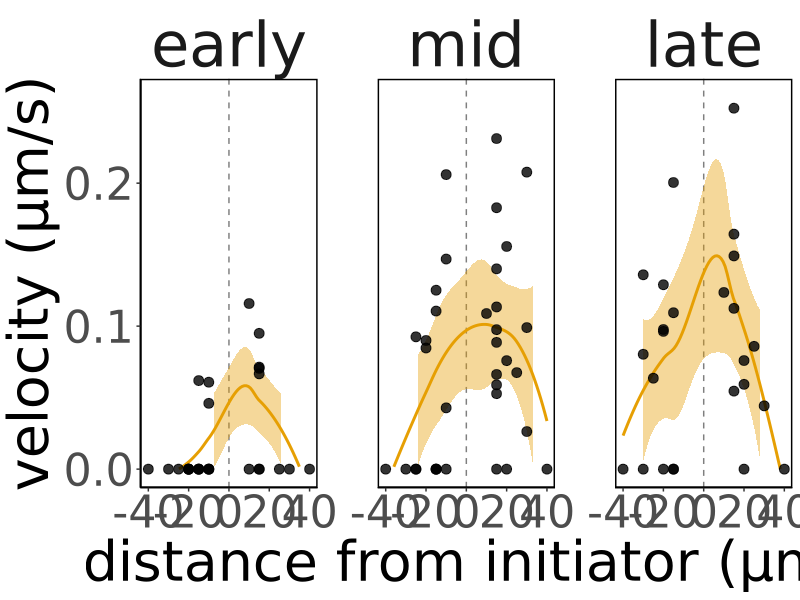
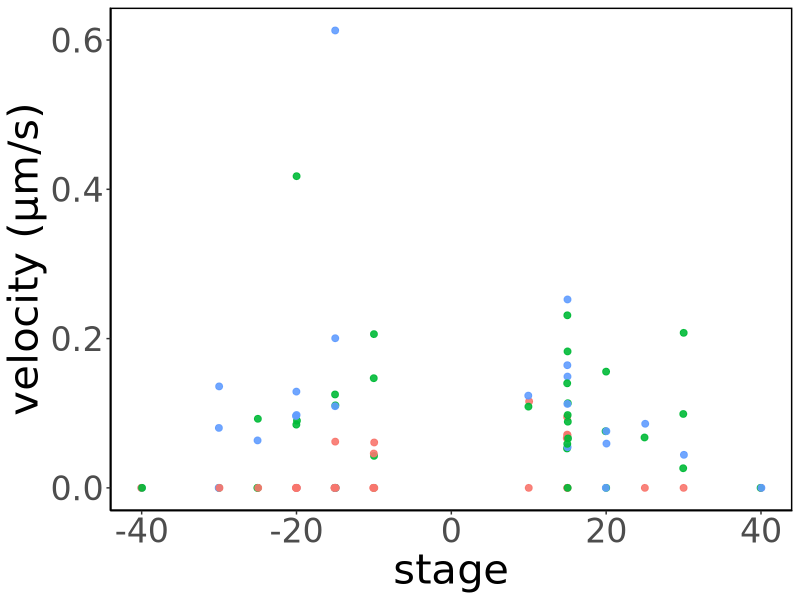
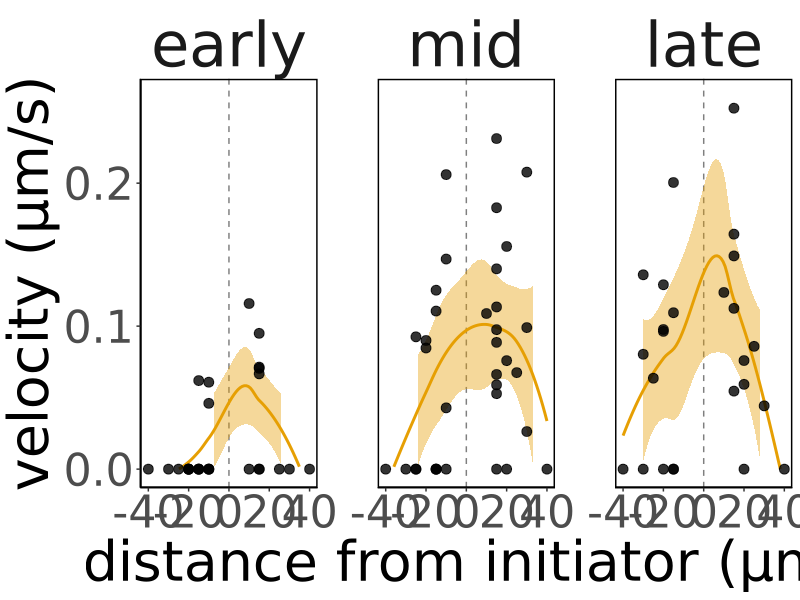
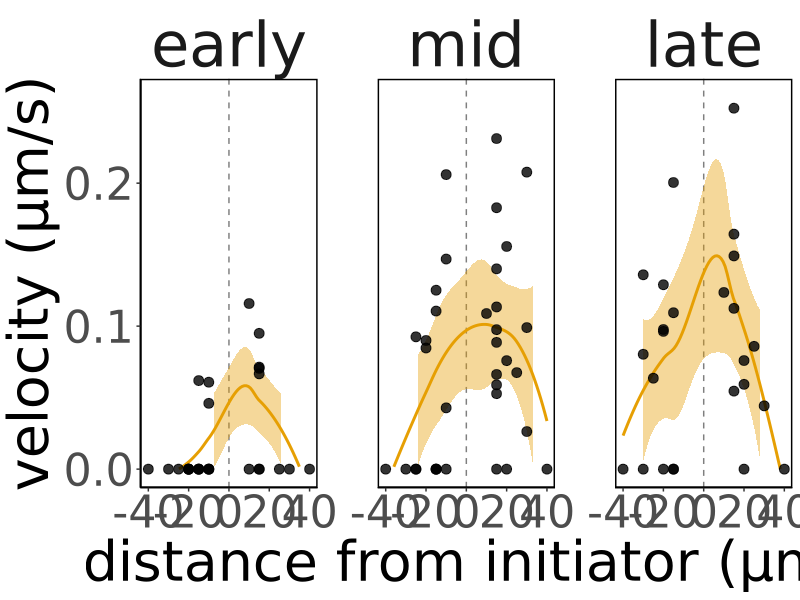

Write the R code that produced these figures, in order.
## ---- chunk 1
knitr::opts_chunk$set(echo = TRUE, tidy = TRUE, cache = FALSE)
knitr::opts_knit$set(root.dir = "~/Dropbox/Projects/Cephalic_furrow/7-Paper/1-analyses/ablations")
setwd("~/Dropbox/Projects/Cephalic_furrow/7-Paper/1-analyses/ablations")
library(ggplot2)
library(ggbeeswarm)
## ---- chunk 2
# Load raw ROI measurements from ImageJ
ablations <- read.csv("ablation-data.csv", stringsAsFactors = TRUE)
levels(ablations$Stage) <- c("early", "mid", "late")
## ---- chunk 3
# Calculate summaries per sample
capture.output(
  print("ANTERIOR ABLATIONS"),
  by(ablations[ablations$Position == "anterior", c("Velocity")], ablations[ablations$Position == "anterior",]$Stage, summary),
  print("POSTERIOR ABLATIONS"),
  by(ablations[ablations$Position == "anterior", c("Velocity")], ablations[ablations$Position == "posterior",]$Stage, summary),
  file = "summary.txt"
)
## ---- chunk 4
set.seed(111111)
ggplot(ablations, aes(Distance, Velocity)) +
  geom_vline(xintercept = 0, size = 0.5, linetype = "dashed", alpha = 0.5, colour = "black") +
  geom_smooth(span = 0.8, show.legend = FALSE, aes(fill = "#e69f03", colour = "#e69f03")) +
  geom_point(alpha = 0.8, size = 3, show.legend = FALSE) +
  labs(x = "distance from initiator (µm)", y = "velocity (µm/s)") +
  facet_wrap(~Stage) +
  scale_fill_manual(values=c("#e69f03")) +
  scale_color_manual(values=c("#e69f03")) +
  #scale_x_continuous(limits = c(-50, 50)) +
  scale_y_continuous(limits = c(0, 0.26)) +
  theme_classic(base_family = "DejaVu Sans") +
  theme(text =  element_text(size = 40),
        strip.background = element_blank(),
        strip.placement = "outside",
        strip.text.x = element_text(size = 45),
        panel.background = element_rect(colour = "black", size=1),
        panel.spacing = unit(3, "lines"))
ggsave("3-plots/recoil-velocity.png", width = 14, height = 7)
ggsave("3-plots/recoil-velocity.svg", width = 14, height = 7)
## ---- chunk 5
set.seed(1234)
# Plot mean length of cephalic furrow per embryo (right/left sides)
#ggplot(ablations[ablations$Velocity > 0,], aes(Distance, Velocity, color = Stage))
ggplot(ablations, aes(Distance, Velocity, color = Stage)) +
  #geom_violin(draw_quantiles = c("0.5"), show.legend = FALSE, trim = TRUE, alpha = 0.7, fill = "#e69f03", scale = "area", adjust = 2) +
  #geom_boxplot(draw_quantiles = c("0.5"), show.legend = FALSE, trim = TRUE, alpha = 0.7, fill = "#e69f03", scale = "area", adjust = 2) +
  #geom_bar(stat = "summary", fun = "mean", alpha = 0.7, width = 0.5, fill = "#e69f03", show.legend = FALSE) +
  #geom_smooth(span = 0.8, show.legend = FALSE, aes(fill = "#e69f03", colour = "#e69f03")) +
  geom_quasirandom(size = 2, width = 0.1, alpha = 0.9, show.legend = FALSE) +
  #geom_errorbar(aes(ymin=Mean-SD, ymax=Mean+SD), show.legend = FALSE)+
  #geom_jitter(alpha = 0.8, width = 0.1, size = 2, show.legend = FALSE) +
  #geom_point(alpha = 0.8, width = 0.1, size = 2, show.legend = FALSE) +
  #geom_pointrange(aes(ymin=Mean-SD, ymax=Mean+SD), position = position_jitterdodge(jitter.width = 0.3), show.legend = FALSE)+
  #geom_pointrange(aes(ymax=Velocity+Error), position = position_quasirandom(width = 0.15, bandwidth = 0.1), show.legend = FALSE) +
  labs(x = "stage", y = "velocity (µm/s)") +
  scale_fill_manual(values=c("#e69f03", "#56b4e9")) +
  #scale_y_continuous(limits = c(0, 0.3)) +
  theme_classic(base_family = "DejaVu Sans") +
  theme(text = element_text(size = 30),
        panel.background = element_rect(colour = "black", size=1))
